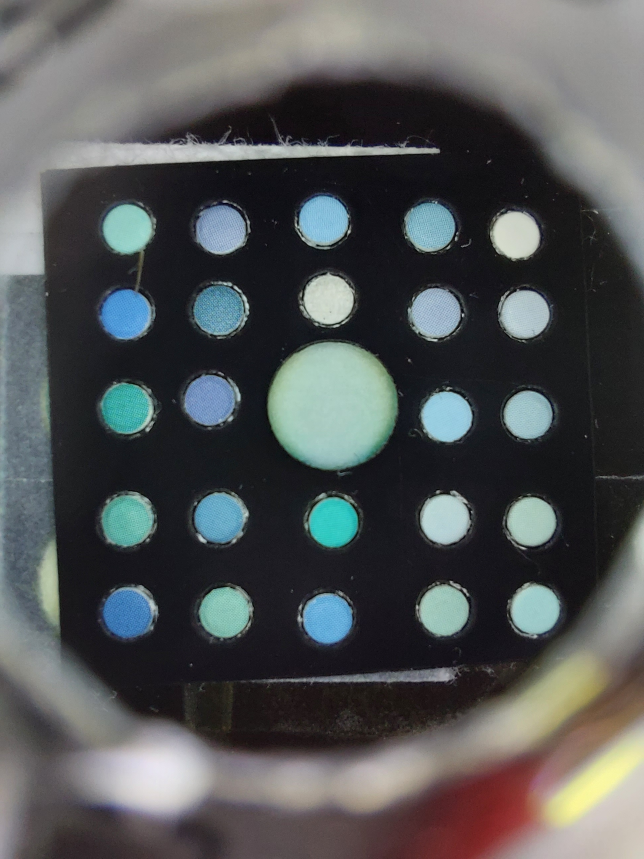
#> input picture Full_image/0/0_1.jpg, 1932 x 2576 px (shown at 1/3 size)
$ python ROI_detection.py
#> lines starting #> are read from the running program, lines starting #| are printed output that depends on the picture; after the words box and inside, x2 and y2 are one past the last pixel; in counts of white or black regions, pixels touching at a corner belong together
# This is the code to detect the ROI in the image
import cv2
import numpy as np


def ROI_Detection(image_directory='Full_image/0/0_1.jpg'):
#> called with image_directory = 'Full_image/0/0_1.jpg'
    image = cv2.imread(image_directory)
#> image is the input picture: shape (2576, 1932, 3); mean B, G, R 86.3, 85.5, 82.9
    # First we cut the image
    image = image[540:1990, 240:1740]
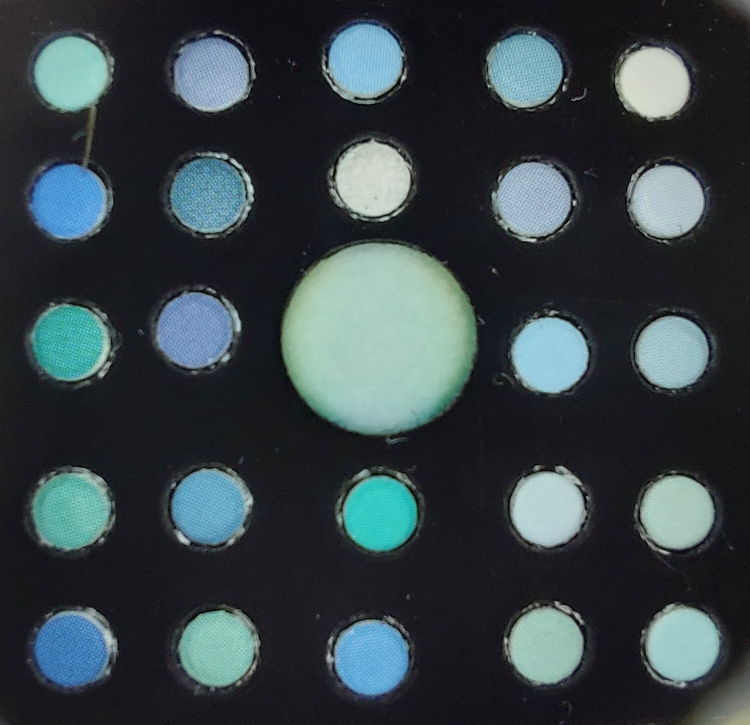
#> image: shape (1450, 1500, 3) (shown at 1/2 size); mean B, G, R 71.3, 67, 55
    # The next step is to use the threshold to detect the ROI
    gray = cv2.cvtColor(image, cv2.COLOR_BGR2GRAY)
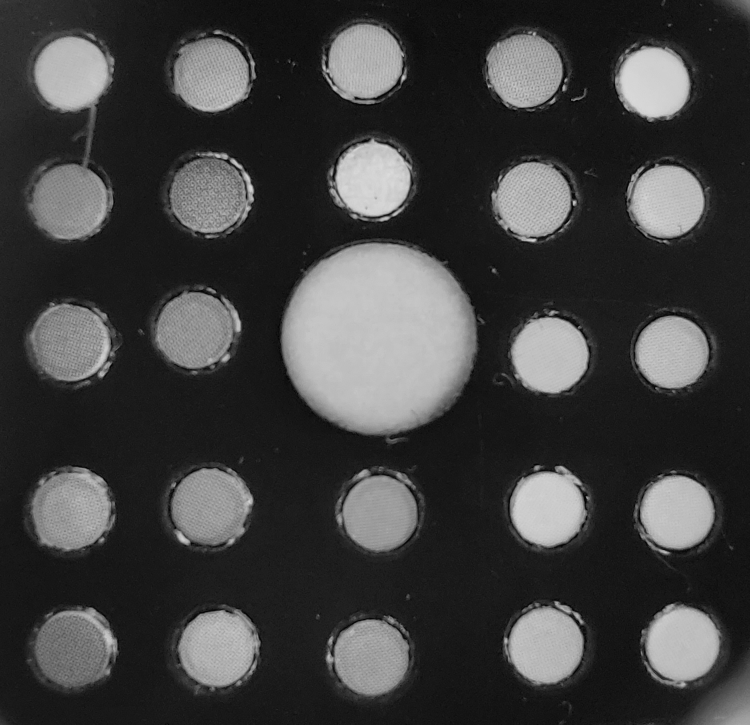
#> gray: shape (1450, 1500) (shown at 1/2 size); min 0, max 221, mean 63.9
    ret, thresh = cv2.threshold(gray, 0, 255, cv2.THRESH_BINARY + cv2.THRESH_OTSU)
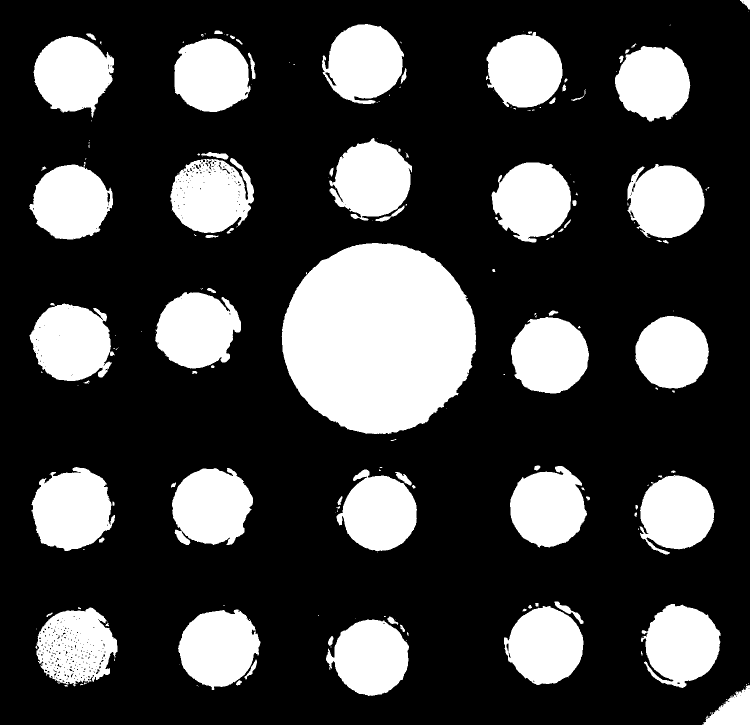
#> thresh: shape (1450, 1500) (shown at 1/2 size); 26.1% white; 203 white regions (112 under 20 px), largest, box (x1, y1, x2, y2) and area: (563, 486, 952, 868) 115235, (63, 934, 230, 1102) 20437, (59, 607, 224, 762) 19562
#> ret = 96
    # Then use the morphology to remove the noise
    kernel = np.ones((3, 3), np.uint8)
    thresh = cv2.morphologyEx(thresh, cv2.MORPH_OPEN, kernel, iterations=2)
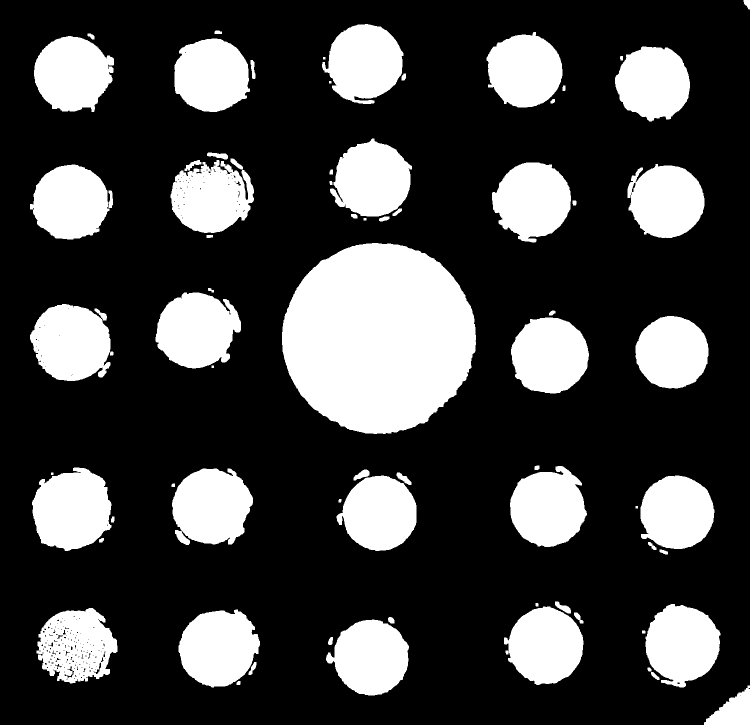
#> thresh: shape (1450, 1500) (shown at 1/2 size); 25.7% white; 74 white regions, largest, box (x1, y1, x2, y2) and area: (564, 486, 952, 868) 115133, (64, 935, 223, 1102) 20190, (344, 937, 506, 1090) 19436
    # Then use the morphology to fill the holes
    thresh = cv2.morphologyEx(thresh, cv2.MORPH_CLOSE, kernel, iterations=2)
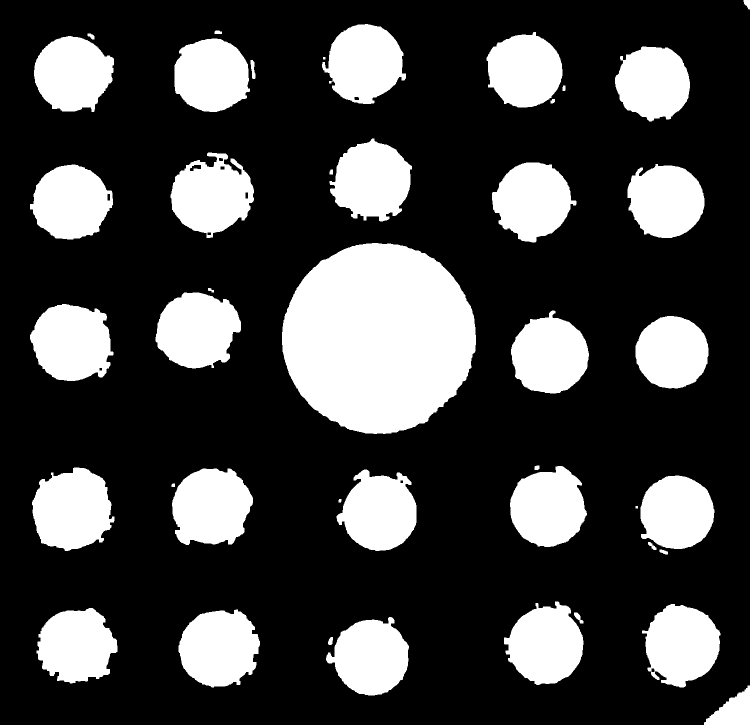
#> thresh: shape (1450, 1500) (shown at 1/2 size); 25.9% white; 43 white regions
    # Now we find the contours
    contours, hierarchy = cv2.findContours(thresh, cv2.RETR_TREE, cv2.CHAIN_APPROX_SIMPLE)
#> contours = 53 contours, 2 with area under 20; largest, box (x1, y1, x2, y2) and area: (564, 486, 952, 868) 114582, (64, 935, 229, 1102) 20197, (60, 608, 227, 762) 19474, (344, 937, 506, 1090) 19328, (311, 585, 482, 737) 19258
    print(len(contours))
#| 53
    # Now we calculate the area of each contour, the center circle should have the largest area
    # The area of the standard-color-circles is between 16000 and 21000
    area_list = []
    for contour in contours:
        area_list.append(cv2.contourArea(contour))
#> this loop made 53 passes
#> contour on passes 12, 44: [[1271, 1012], [1271, 1016], [1275, 1016], [1275, 1012]], [[646, 114], [646, 118], [650, 118], [650, 114]]
#> after the loop, area_list = 53 values, max 114582 at index 27, min 16 at index 11, mean 10522.2
    center_circle = contours[area_list.index(max(area_list))]
#> center_circle = contour of 500 points, box (x1, y1, x2, y2) (564, 486, 952, 868), area 114582
    circle_list = []
    for area in area_list:
        if 16000 < area < 21000:
            circle_list.append(contours[area_list.index(area)])
#> this loop made 53 passes
#> area on passes 1, 2, 3, 4, 5, 6, 7, 8, 9, 10, 11, 13: 3930.5, 100.5, 17895.5, 156, 19030.5, 17687, 18402, 51.5, 18383, 89.5, 98, 27
#> after the loop, circle_list = 24 contours; largest, box (x1, y1, x2, y2) and area: (64, 935, 229, 1102) 20197, (60, 608, 227, 762) 19474, (344, 937, 506, 1090) 19328, (311, 585, 482, 737) 19258, (357, 1219, 520, 1375) 19030
    if len(circle_list) != 24:
        print('The number of circles is not 24')
    else:
        # We will use min-enclosing circle to get the center and radius of each circle
        center_list = []
        radius_list = []
        for circle in circle_list:
            (x, y), radius = cv2.minEnclosingCircle(circle)
            center = (int(x), int(y))
            radius = int(radius)
            center_list.append(center)
            radius_list.append(radius)
#> this loop made 24 passes
#> (x, y, radius, center) on passes 1, 2, 3, 4, 5, 7, 8, 9, 10, 11, 12, 13: (736.8, 1306.7, 85, (736, 1306)), (439.9, 1295, 83, (439, 1294)), (155, 1293.3, 82, (154, 1293)), (1359.5, 1290.2, 84, (1359, 1290)), (1093.1, 1285.6, 85, (1093, 1285)), (755.9, 1016.4, 85, (755, 1016)), (418.3, 1015.7, 89, (418, 1015)), (143.5, 1021, 88, (143, 1021)), (1099.5, 1012, 83, (1099, 1012)), (1343.7, 705.2, 74, (1343, 705)), (1096.8, 704.1, 83, (1096, 704)), (146.1, 687.5, 88, (146, 687))
#> (x, y, radius) on pass 6: (1348, 1027, 81)
#> after the loop, center_list = 24 items, first 6: (736, 1306), (439, 1294), (154, 1293), (1359, 1290), (1093, 1285), (1348, 1027); radius_list = [85, 83, 82, 84, 85, 81, 85, 89, 88, 83, 74, 83, 88, 87, 83, 80, 84, 86, 85, 80, 82, 83, 78, 85]
        (x, y), radius = cv2.minEnclosingCircle(center_circle)
#> x = 757.4; y = 674.6; radius = 194.5
        center = (int(x), int(y))
#> center = (757, 674)
        radius = int(radius)
#> radius = 194
    # Now we draw the center circle and the standard-color-circles
    cv2.circle(image, center, radius, (0, 255, 0), 2)
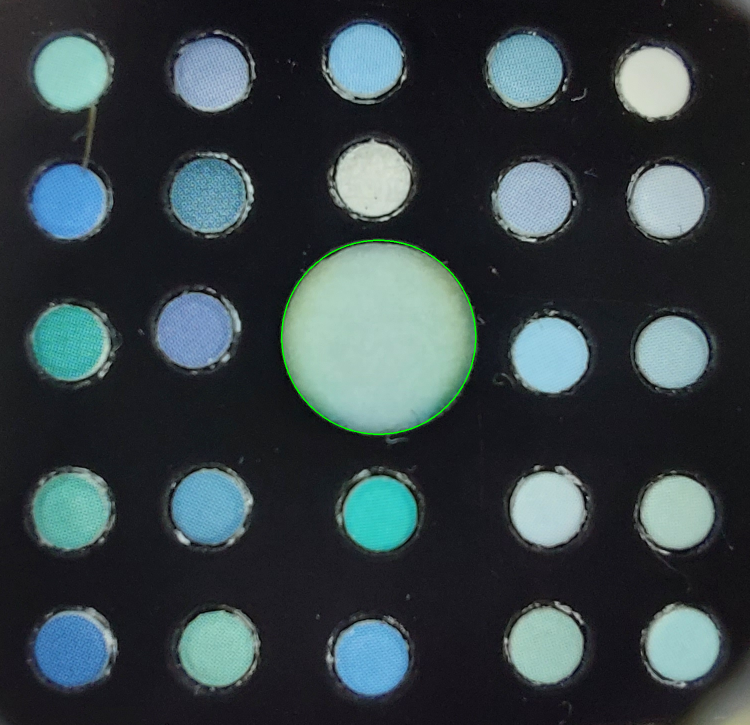
#> image: shape (1450, 1500, 3) (shown at 1/2 size); 0.16% of pixels changed, all inside (x1, y1, x2, y2) = (562, 479, 953, 870)
    for i in range(24):
        cv2.circle(image, center_list[i], radius_list[i], (0, 255, 0), 2)
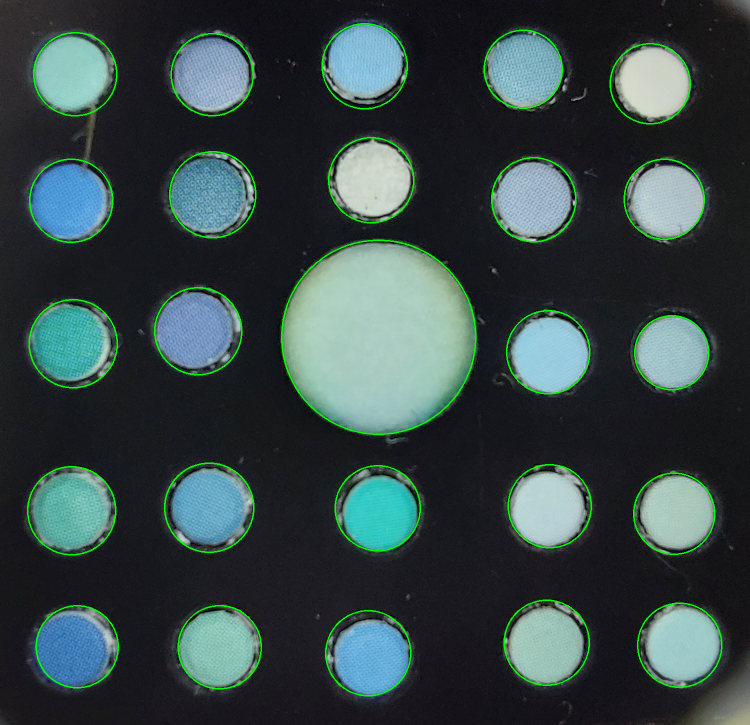
#> image: shape (1450, 1500, 3) (shown at 1/2 size); 1.71% of pixels changed, all inside (x1, y1, x2, y2) = (54, 46, 1445, 1393)
    cv2.imshow('image', image)
    cv2.waitKey(0)
    return circle_list, center_circle


if __name__ == '__main__':
    ROI_Detection()

$ run again, with Full_image/0/0_10.jpg copied over Full_image/0/0_1.jpg
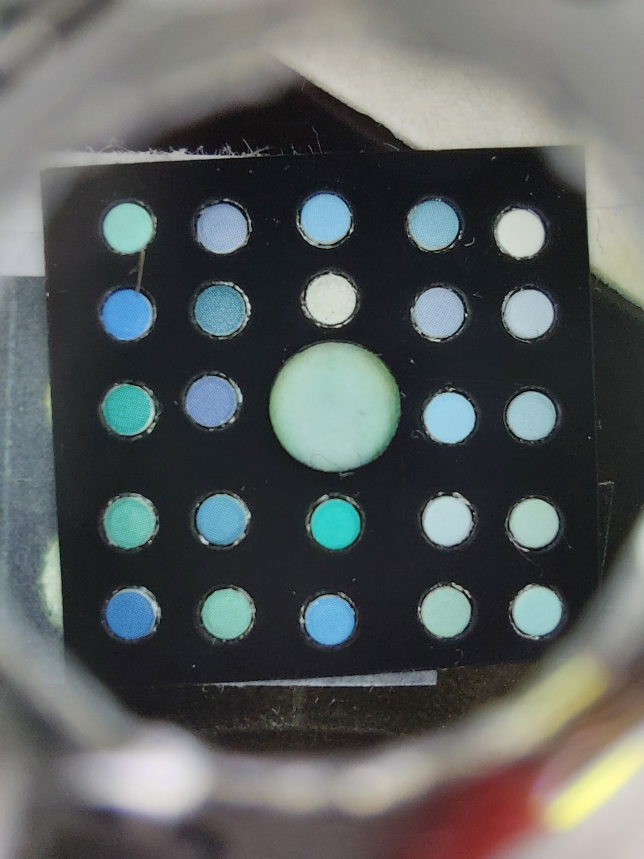
#> input picture Full_image/0/0_10.jpg, 1932 x 2576 px (shown at 1/3 size)
#> in ROI_Detection, image is the input picture: shape (2576, 1932, 3); mean B, G, R 93.8, 94.1, 89.9
#> in ROI_Detection, `ret, thresh = cv2.threshold(gray, 0, 255, cv2.THRESH_BINARY + cv2.THRE..`:
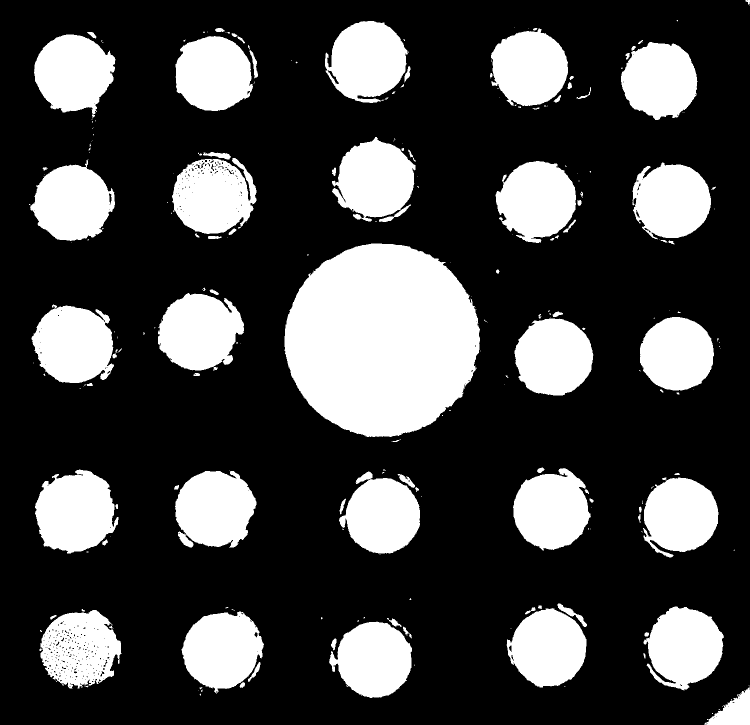
#> thresh: shape (1450, 1500) (shown at 1/2 size); 26.6% white; 247 white regions (146 under 20 px), largest, box (x1, y1, x2, y2) and area: (569, 487, 960, 874) 117633, (70, 939, 237, 1107) 20493, (63, 611, 228, 766) 19800
#> ret = 101
#> contours = 61 contours, 4 with area under 20; largest, box (x1, y1, x2, y2) and area: (569, 487, 960, 874) 116872, (71, 940, 236, 1107) 20212, (64, 612, 233, 766) 19698, (316, 587, 488, 741) 19596, (664, 276, 831, 444) 19596
#| 61
#> the loop in ROI_Detection, `for contour in contours:` made 61 passes
#> contour on passes 3, 14, 16, 24, 32, 34, 35: [[807, 1256], [807, 1261], [811, 1261], [811, 1256]], [[1278, 1015], [1278, 1020], [1282, 1020], [1282, 1015]], [[1181, 999], [1181, 1003], [1185, 1003], [1185, 999]], [[179, 766], [179, 771], [183, 771], [183, 766]], [[993, 540], [993, 545], [997, 545], [997, 540]], [[1130, 459], [1130, 463], [1135, 463], [1135, 459]], [[481, 446], [481, 450], [485, 450], [485, 446]]
#> after the loop in ROI_Detection, `for contour in contours:`: area_list = 61 values, max 116871.5 at index 32, min 12 at index 60, mean 9330.2
#> center_circle = contour of 518 points, box (x1, y1, x2, y2) (569, 487, 960, 874), area 116872
#> the loop in ROI_Detection, `for area in area_list:` made 61 passes
#> area on passes 1 to 8: 3361, 118.5, 20, 17993, 19013, 17941.5, 34, 40
#> after the loop in ROI_Detection, `for area in area_list:`: circle_list = 24 contours; largest, box (x1, y1, x2, y2) and area: (71, 940, 236, 1107) 20212, (64, 612, 233, 766) 19698, (316, 587, 488, 741) 19596, (664, 276, 831, 444) 19596, (351, 942, 513, 1095) 19399
#> the loop in ROI_Detection, `for circle in circle_list:` made 24 passes
#> (x, y, radius, center) on passes 1 to 8: (743.4, 1311.2, 85, (743, 1311)), (447.5, 1300.2, 83, (447, 1300)), (162.5, 1297.7, 83, (162, 1297)), (1366, 1295.2, 83, (1365, 1295)), (1099.6, 1290.3, 86, (1099, 1290)), (1355.5, 1031.5, 82, (1355, 1031)), (761.9, 1022.7, 85, (761, 1022)), (424.7, 1020.3, 89, (424, 1020))
#> after the loop in ROI_Detection, `for circle in circle_list:`: center_list = 24 items, first 6: (743, 1311), (447, 1300), (162, 1297), (1365, 1295), (1099, 1290), (1355, 1031); radius_list = [85, 83, 83, 83, 86, 82, 85, 89, 89, 83, 75, 84, 88, 87, 84, 81, 85, 87, 86, 82, 83, 85, 84, 86]
#> in ROI_Detection, `(x, y), radius = cv2.minEnclosingCircle(center_circle)`: x = 764.5; y = 678.9; radius = 196
#> in ROI_Detection, `center = (int(x), int(y))`: center = (764, 678)
#> after the loop in ROI_Detection, `for i in range(24):`:
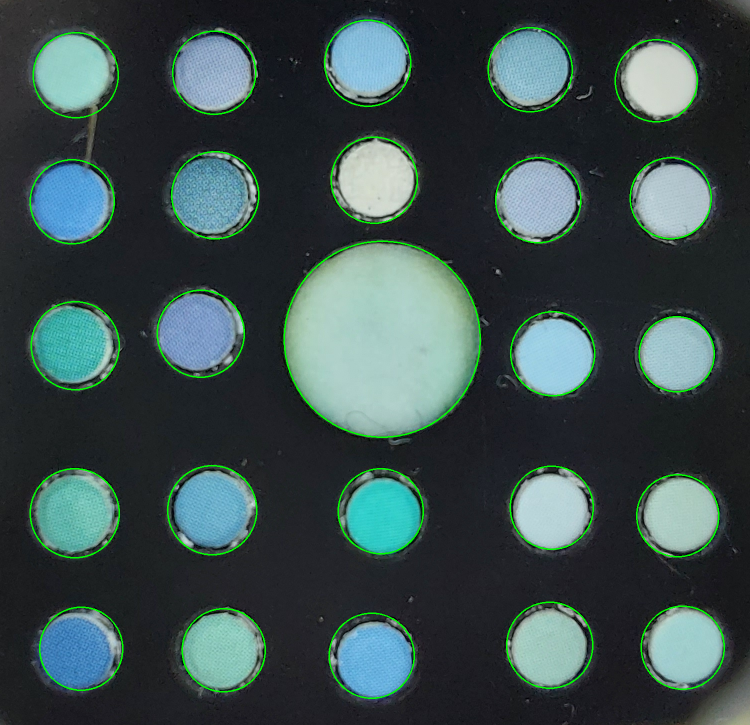
#> image: shape (1450, 1500, 3) (shown at 1/2 size); mean B, G, R 76.6, 77.4, 58.9
